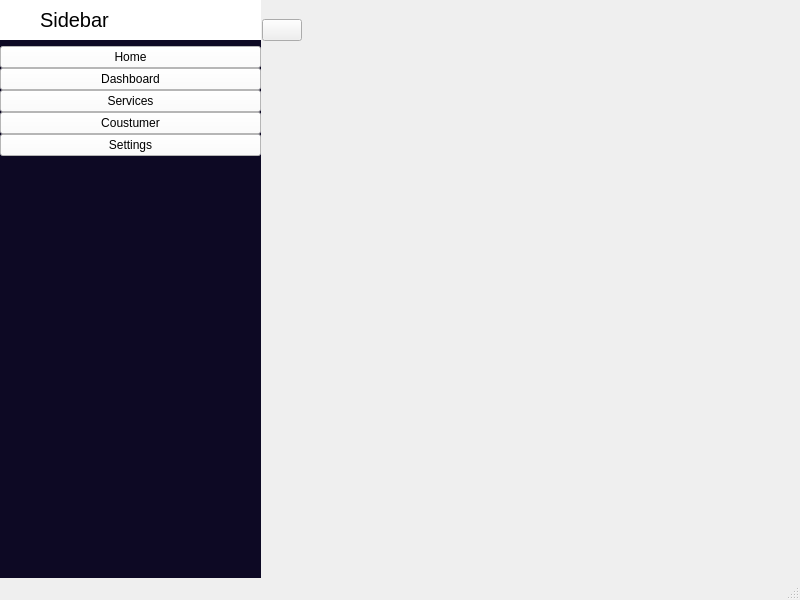
<?xml version="1.0" encoding="UTF-8"?>
<ui version="4.0">
 <class>MainWindow</class>
 <widget class="QMainWindow" name="MainWindow">
  <property name="geometry">
   <rect>
    <x>0</x>
    <y>0</y>
    <width>800</width>
    <height>600</height>
   </rect>
  </property>
  <property name="windowTitle">
   <string>MainWindow</string>
  </property>
  <widget class="QWidget" name="centralwidget">
   <widget class="QWidget" name="widget_3" native="true">
    <property name="geometry">
     <rect>
      <x>262</x>
      <y>10</y>
      <width>1651</width>
      <height>1061</height>
     </rect>
    </property>
    <layout class="QVBoxLayout" name="verticalLayout_6">
     <property name="spacing">
      <number>0</number>
     </property>
     <property name="leftMargin">
      <number>0</number>
     </property>
     <property name="topMargin">
      <number>0</number>
     </property>
     <property name="rightMargin">
      <number>0</number>
     </property>
     <property name="bottomMargin">
      <number>0</number>
     </property>
     <item>
      <widget class="QWidget" name="widget_2" native="true">
       <property name="minimumSize">
        <size>
         <width>0</width>
         <height>40</height>
        </size>
       </property>
       <layout class="QHBoxLayout" name="horizontalLayout_5">
        <property name="spacing">
         <number>0</number>
        </property>
        <property name="leftMargin">
         <number>0</number>
        </property>
        <property name="topMargin">
         <number>0</number>
        </property>
        <property name="rightMargin">
         <number>9</number>
        </property>
        <property name="bottomMargin">
         <number>0</number>
        </property>
        <item>
         <widget class="QPushButton" name="change_btn_2">
          <property name="text">
           <string/>
          </property>
          <property name="icon">
           <iconset resource="mainfileeee.qrc">
            <normaloff>:/newPrefix/icons/activity-feed-32.ico</normaloff>:/newPrefix/icons/activity-feed-32.ico</iconset>
          </property>
          <property name="iconSize">
           <size>
            <width>14</width>
            <height>14</height>
           </size>
          </property>
          <property name="checkable">
           <bool>true</bool>
          </property>
         </widget>
        </item>
        <item>
         <spacer name="horizontalSpacer_3">
          <property name="orientation">
           <enum>Qt::Horizontal</enum>
          </property>
          <property name="sizeHint" stdset="0">
           <size>
            <width>236</width>
            <height>20</height>
           </size>
          </property>
         </spacer>
        </item>
        <item>
         <layout class="QHBoxLayout" name="horizontalLayout_6">
          <property name="spacing">
           <number>10</number>
          </property>
          <item>
           <widget class="QLineEdit" name="search_input_2">
            <property name="placeholderText">
             <string>Search...</string>
            </property>
           </widget>
          </item>
          <item>
           <widget class="QPushButton" name="search_btn_2">
            <property name="text">
             <string/>
            </property>
            <property name="icon">
             <iconset resource="mainfileeee.qrc">
              <normaloff>:/newPrefix/icons/search-13-48.ico</normaloff>:/newPrefix/icons/search-13-48.ico</iconset>
            </property>
           </widget>
          </item>
         </layout>
        </item>
        <item>
         <spacer name="horizontalSpacer_4">
          <property name="orientation">
           <enum>Qt::Horizontal</enum>
          </property>
          <property name="sizeHint" stdset="0">
           <size>
            <width>236</width>
            <height>20</height>
           </size>
          </property>
         </spacer>
        </item>
        <item>
         <widget class="QPushButton" name="user_btn_2">
          <property name="text">
           <string/>
          </property>
          <property name="icon">
           <iconset resource="mainfileeee.qrc">
            <normaloff>:/newPrefix/icons/user-48.ico</normaloff>:/newPrefix/icons/user-48.ico</iconset>
          </property>
         </widget>
        </item>
       </layout>
      </widget>
     </item>
     <item>
      <widget class="QStackedWidget" name="stackedWidget_2">
       <property name="currentIndex">
        <number>5</number>
       </property>
       <widget class="QWidget" name="page_8">
        <layout class="QGridLayout" name="gridLayout_9">
         <item row="0" column="0">
          <widget class="QLabel" name="label_11">
           <property name="font">
            <font>
             <pointsize>20</pointsize>
            </font>
           </property>
           <property name="text">
            <string>Home Page</string>
           </property>
           <property name="alignment">
            <set>Qt::AlignCenter</set>
           </property>
          </widget>
         </item>
        </layout>
       </widget>
       <widget class="QWidget" name="page_9">
        <layout class="QGridLayout" name="gridLayout_10">
         <item row="0" column="0">
          <widget class="QLabel" name="label_12">
           <property name="font">
            <font>
             <pointsize>20</pointsize>
            </font>
           </property>
           <property name="text">
            <string>Dashboard Page</string>
           </property>
           <property name="alignment">
            <set>Qt::AlignCenter</set>
           </property>
          </widget>
         </item>
        </layout>
       </widget>
       <widget class="QWidget" name="page_10">
        <layout class="QGridLayout" name="gridLayout_11">
         <item row="0" column="0">
          <widget class="QLabel" name="label_13">
           <property name="font">
            <font>
             <pointsize>20</pointsize>
            </font>
           </property>
           <property name="text">
            <string>Orders Page</string>
           </property>
           <property name="alignment">
            <set>Qt::AlignCenter</set>
           </property>
          </widget>
         </item>
        </layout>
       </widget>
       <widget class="QWidget" name="page_11">
        <layout class="QGridLayout" name="gridLayout_12">
         <item row="0" column="0">
          <widget class="QLabel" name="label_14">
           <property name="font">
            <font>
             <pointsize>20</pointsize>
            </font>
           </property>
           <property name="text">
            <string>Product Page</string>
           </property>
           <property name="alignment">
            <set>Qt::AlignCenter</set>
           </property>
          </widget>
         </item>
        </layout>
       </widget>
       <widget class="QWidget" name="page_12">
        <layout class="QGridLayout" name="gridLayout_13">
         <item row="0" column="0">
          <widget class="QLabel" name="label_15">
           <property name="font">
            <font>
             <pointsize>20</pointsize>
            </font>
           </property>
           <property name="text">
            <string>Customers Page</string>
           </property>
           <property name="alignment">
            <set>Qt::AlignCenter</set>
           </property>
          </widget>
         </item>
        </layout>
       </widget>
       <widget class="QWidget" name="page_13">
        <layout class="QGridLayout" name="gridLayout_14">
         <item row="0" column="0">
          <widget class="QLabel" name="label_16">
           <property name="font">
            <font>
             <pointsize>20</pointsize>
            </font>
           </property>
           <property name="text">
            <string>Search Page</string>
           </property>
           <property name="alignment">
            <set>Qt::AlignCenter</set>
           </property>
          </widget>
         </item>
        </layout>
       </widget>
       <widget class="QWidget" name="page_14">
        <layout class="QGridLayout" name="gridLayout_15">
         <item row="0" column="0">
          <widget class="QLabel" name="label_17">
           <property name="font">
            <font>
             <pointsize>20</pointsize>
            </font>
           </property>
           <property name="text">
            <string>User Page</string>
           </property>
           <property name="alignment">
            <set>Qt::AlignCenter</set>
           </property>
          </widget>
         </item>
        </layout>
       </widget>
      </widget>
     </item>
    </layout>
   </widget>
   <widget class="QWidget" name="full_menu_widget" native="true">
    <property name="geometry">
     <rect>
      <x>0</x>
      <y>0</y>
      <width>261</width>
      <height>1071</height>
     </rect>
    </property>
    <property name="styleSheet">
     <string notr="true">
background-color: rgb(13, 9, 36);</string>
    </property>
    <layout class="QVBoxLayout" name="verticalLayout_9">
     <property name="sizeConstraint">
      <enum>QLayout::SetDefaultConstraint</enum>
     </property>
     <item>
      <layout class="QHBoxLayout" name="horizontalLayout_8">
       <property name="spacing">
        <number>0</number>
       </property>
       <item>
        <widget class="QLabel" name="logo_label_5">
         <property name="minimumSize">
          <size>
           <width>40</width>
           <height>40</height>
          </size>
         </property>
         <property name="maximumSize">
          <size>
           <width>40</width>
           <height>40</height>
          </size>
         </property>
         <property name="styleSheet">
          <string notr="true">image: url(:/newPrefix/icons/attachment_97751416.svg);
background-color: rgb(255, 255, 255);</string>
         </property>
         <property name="text">
          <string/>
         </property>
         <property name="pixmap">
          <pixmap>:/icon/icon/Logo.png</pixmap>
         </property>
         <property name="scaledContents">
          <bool>true</bool>
         </property>
        </widget>
       </item>
       <item>
        <widget class="QLabel" name="logo_label_6">
         <property name="font">
          <font>
           <pointsize>15</pointsize>
          </font>
         </property>
         <property name="styleSheet">
          <string notr="true">background-color: rgb(255, 255, 255);</string>
         </property>
         <property name="text">
          <string>Sidebar</string>
         </property>
        </widget>
       </item>
      </layout>
     </item>
     <item>
      <layout class="QVBoxLayout" name="verticalLayout_10">
       <property name="spacing">
        <number>0</number>
       </property>
       <item>
        <widget class="QPushButton" name="home_btn_4">
         <property name="enabled">
          <bool>true</bool>
         </property>
         <property name="sizePolicy">
          <sizepolicy hsizetype="Minimum" vsizetype="Fixed">
           <horstretch>45</horstretch>
           <verstretch>45</verstretch>
          </sizepolicy>
         </property>
         <property name="styleSheet">
          <string notr="true">background-color: rgb(255, 255, 255);</string>
         </property>
         <property name="text">
          <string>Home</string>
         </property>
         <property name="icon">
          <iconset resource="mainfileeee.qrc">
           <normaloff>:/newPrefix/icons/home-4-32.ico</normaloff>:/newPrefix/icons/home-4-32.ico</iconset>
         </property>
         <property name="iconSize">
          <size>
           <width>14</width>
           <height>14</height>
          </size>
         </property>
         <property name="checkable">
          <bool>true</bool>
         </property>
         <property name="autoExclusive">
          <bool>true</bool>
         </property>
        </widget>
       </item>
       <item>
        <widget class="QPushButton" name="dashborad_btn_4">
         <property name="styleSheet">
          <string notr="true">background-color: rgb(255, 255, 255);</string>
         </property>
         <property name="text">
          <string>Dashboard</string>
         </property>
         <property name="icon">
          <iconset resource="mainfileeee.qrc">
           <normaloff>:/newPrefix/icons/dashboard-5-32.ico</normaloff>:/newPrefix/icons/dashboard-5-32.ico</iconset>
         </property>
         <property name="iconSize">
          <size>
           <width>14</width>
           <height>14</height>
          </size>
         </property>
         <property name="checkable">
          <bool>true</bool>
         </property>
         <property name="autoExclusive">
          <bool>true</bool>
         </property>
        </widget>
       </item>
       <item>
        <widget class="QPushButton" name="orders_btn_4">
         <property name="styleSheet">
          <string notr="true">background-color: rgb(255, 255, 255);</string>
         </property>
         <property name="text">
          <string>Services</string>
         </property>
         <property name="icon">
          <iconset resource="mainfileeee.qrc">
           <normaloff>:/newPrefix/icons/group-32.ico</normaloff>:/newPrefix/icons/group-32.ico</iconset>
         </property>
         <property name="iconSize">
          <size>
           <width>14</width>
           <height>14</height>
          </size>
         </property>
         <property name="checkable">
          <bool>true</bool>
         </property>
         <property name="autoExclusive">
          <bool>true</bool>
         </property>
        </widget>
       </item>
       <item>
        <widget class="QPushButton" name="products_btn_4">
         <property name="styleSheet">
          <string notr="true">background-color: rgb(255, 255, 255);</string>
         </property>
         <property name="text">
          <string>Coustumer</string>
         </property>
         <property name="icon">
          <iconset resource="mainfileeee.qrc">
           <normaloff>:/newPrefix/icons/user-48.ico</normaloff>:/newPrefix/icons/user-48.ico</iconset>
         </property>
         <property name="iconSize">
          <size>
           <width>14</width>
           <height>14</height>
          </size>
         </property>
         <property name="checkable">
          <bool>true</bool>
         </property>
         <property name="autoExclusive">
          <bool>true</bool>
         </property>
        </widget>
       </item>
       <item>
        <widget class="QPushButton" name="customers_btn_4">
         <property name="styleSheet">
          <string notr="true">background-color: rgb(255, 255, 255);</string>
         </property>
         <property name="text">
          <string>Settings</string>
         </property>
         <property name="icon">
          <iconset resource="mainfileeee.qrc">
           <normaloff>:/newPrefix/icons/settings1.svg</normaloff>:/newPrefix/icons/settings1.svg</iconset>
         </property>
         <property name="iconSize">
          <size>
           <width>14</width>
           <height>14</height>
          </size>
         </property>
         <property name="checkable">
          <bool>true</bool>
         </property>
         <property name="autoExclusive">
          <bool>true</bool>
         </property>
        </widget>
       </item>
      </layout>
     </item>
     <item>
      <spacer name="verticalSpacer_4">
       <property name="orientation">
        <enum>Qt::Vertical</enum>
       </property>
       <property name="sizeHint" stdset="0">
        <size>
         <width>20</width>
         <height>373</height>
        </size>
       </property>
      </spacer>
     </item>
     <item>
      <widget class="QPushButton" name="exit_btn_4">
       <property name="styleSheet">
        <string notr="true">background-color: rgb(255, 255, 255);</string>
       </property>
       <property name="text">
        <string>Exit</string>
       </property>
       <property name="icon">
        <iconset resource="mainfileeee.qrc">
         <normaloff>:/newPrefix/icons/close-window-64.ico</normaloff>:/newPrefix/icons/close-window-64.ico</iconset>
       </property>
       <property name="iconSize">
        <size>
         <width>14</width>
         <height>14</height>
        </size>
       </property>
      </widget>
     </item>
    </layout>
   </widget>
  </widget>
  <widget class="QMenuBar" name="menubar">
   <property name="geometry">
    <rect>
     <x>0</x>
     <y>0</y>
     <width>800</width>
     <height>21</height>
    </rect>
   </property>
  </widget>
  <widget class="QStatusBar" name="statusbar"/>
 </widget>
 <resources>
  <include location="mainfileeee.qrc"/>
 </resources>
 <connections/>
</ui>
